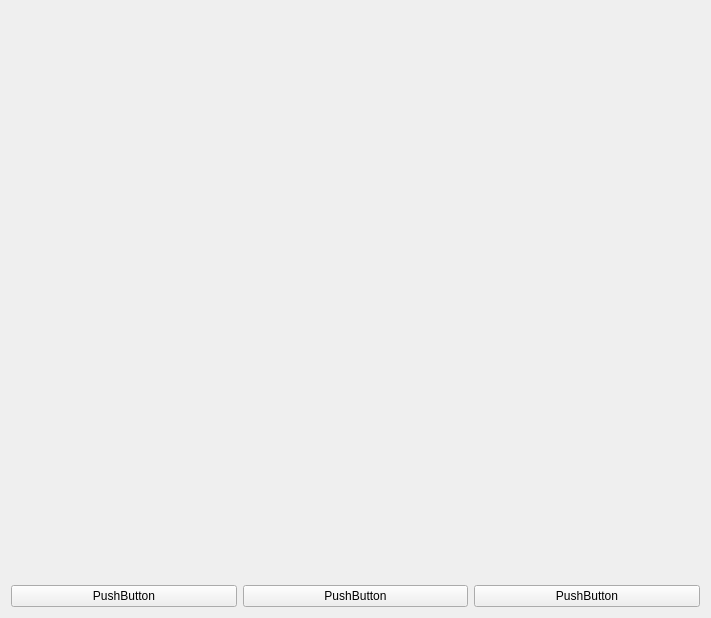
<?xml version="1.0" encoding="UTF-8"?>
<ui version="4.0">
 <class>MainWindow</class>
 <widget class="QMainWindow" name="MainWindow">
  <property name="geometry">
   <rect>
    <x>0</x>
    <y>0</y>
    <width>711</width>
    <height>618</height>
   </rect>
  </property>
  <property name="windowTitle">
   <string>MainWindow</string>
  </property>
  <widget class="QWidget" name="centralWidget">
   <layout class="QGridLayout" name="gridLayout">
    <item row="0" column="0" colspan="3">
     <widget class="PenWidget" name="widget" native="true"/>
    </item>
    <item row="1" column="0">
     <widget class="QPushButton" name="pushButton">
      <property name="text">
       <string>PushButton</string>
      </property>
     </widget>
    </item>
    <item row="1" column="2">
     <widget class="QPushButton" name="pushButton_2">
      <property name="text">
       <string>PushButton</string>
      </property>
     </widget>
    </item>
    <item row="1" column="1">
     <widget class="QPushButton" name="pushButton_3">
      <property name="text">
       <string>PushButton</string>
      </property>
     </widget>
    </item>
   </layout>
  </widget>
 </widget>
 <layoutdefault spacing="6" margin="11"/>
 <customwidgets>
  <customwidget>
   <class>PenWidget</class>
   <extends>QWidget</extends>
   <header>penwidget.h</header>
   <container>1</container>
  </customwidget>
 </customwidgets>
 <resources/>
 <connections/>
</ui>
